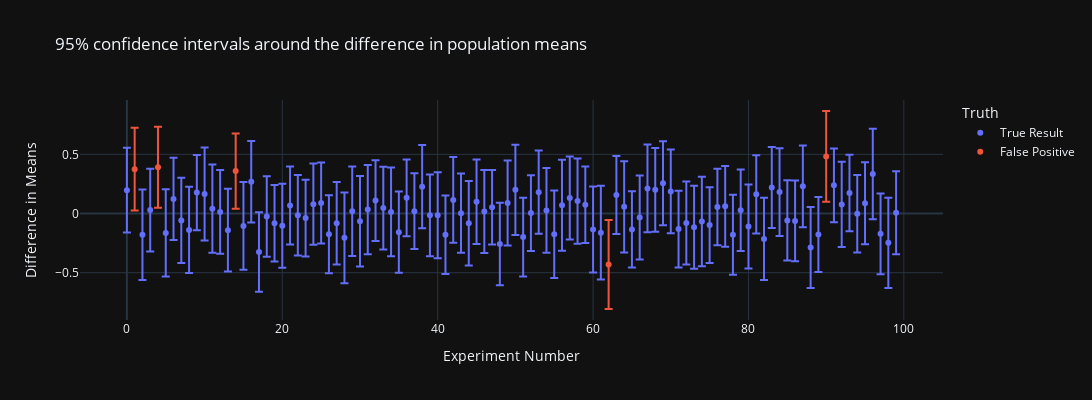

Notebook source saved alongside this figure:
### Code cell
fig = px.scatter(df, x=df.index, y='means', error_y='err', color='Truth',
                 hover_data=['p-value'],
                 title="95% confidence intervals around the difference in population means")
fig.update_layout(width=1200, height=400, xaxis_title='Experiment Number', yaxis_title='Difference in Means')
fig.show()
